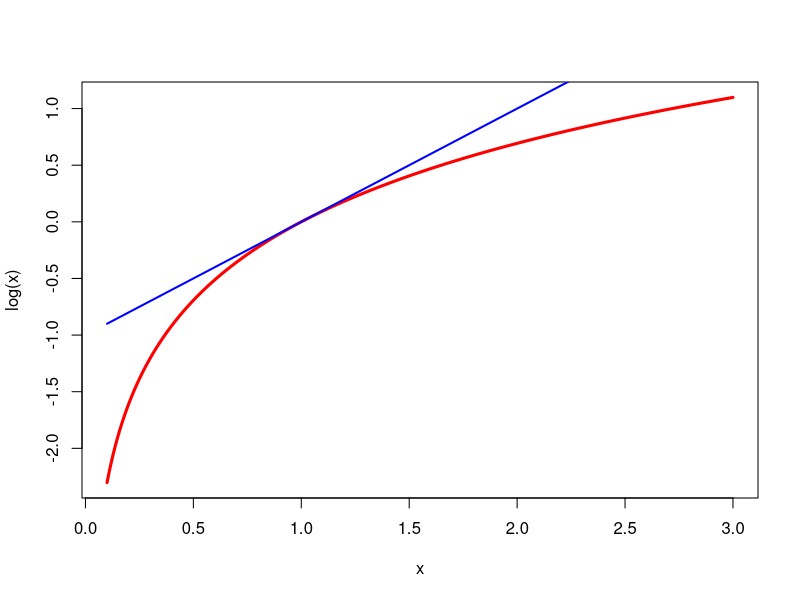
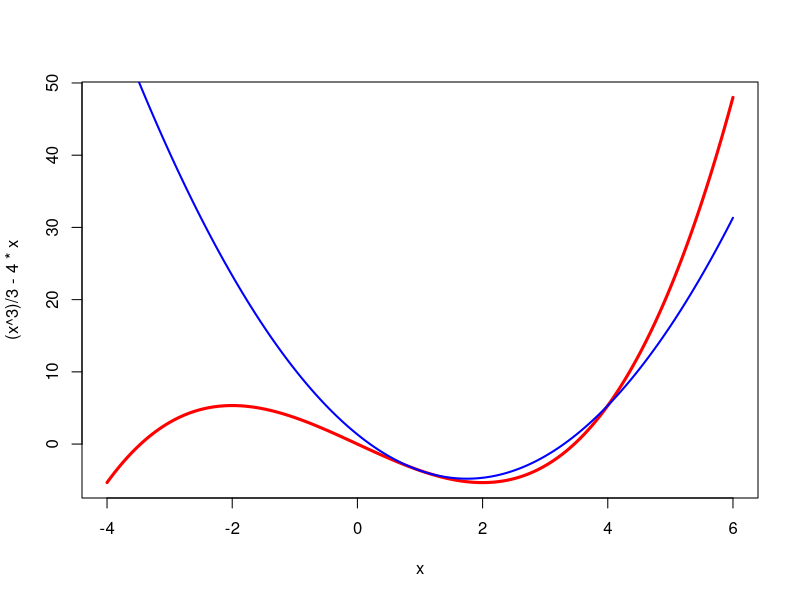
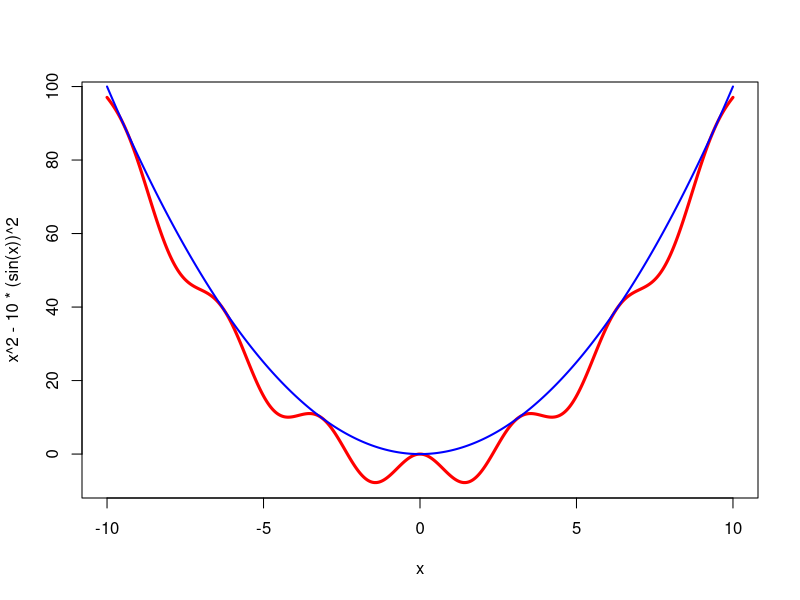

Source code (R) for these figures, in order: (Note: this script raises an error after producing the figures.)
## ---- chunk 1
x<-seq(0.1,3,by=.01)
plot(x,log(x),type="l",col="RED",lwd=3)
lines(x,x-1,col="BLUE",lwd=2)
## ---- chunk 2
x<-seq(-4,6,by=.01)
plot(x,(x^3)/3-4*x,type="l",col="RED",lwd=3)
lines(x,2*x^2-7*x+4/3,col="BLUE",lwd=2)
## ---- chunk 3
x<-seq(-10,10,by=.01)
plot(x,x^2-10*(sin(x))^2,type="l",col="RED",lwd=3)
lines(x,x^2,col="BLUE",lwd=2)
## ---- chunk 4
include_graphics("graphics/logitcouple.png")
## ---- chunk 5
pfunc <- function(x) 1 / (1 + exp (-x))
ffunc <- function (x) -log (pfunc (x))
dfunc <- function (x) pfunc (x) - 1
gfunc <- function(x,y) ffunc (y) + dfunc (y) * (x - y) + ( (x - y) ^ 2) / 8
hfunc <- function(x,y) ffunc (x)
xseq <- yseq <- seq(-6, 6, by = .01)
qts <- c(-5,-2,0,2,5)
## ---- chunk 6
plot (xseq, ffunc(xseq), type ="l", col = "RED", lwd =3, xlab = "x", ylab = "g and h")
for (y in qts) {
    lines (xseq, gfunc (xseq, y), col = "BLUE", lwd = 2)
    abline (v = y)
}
## ---- chunk 7
plot (xseq, ffunc(xseq), type = "n", xlab = "y", ylab = "g and h")
for (x in qts) {
    lines (yseq, gfunc (x, yseq), col = "BLUE", lwd = 2)
    abline (h = ffunc (x), col = "RED", lwd = "3")
}
## ---- chunk 8
x<-seq(0,3,by=.01)
plot(x,x^4-10*x^2,col="RED",type="l",lwd=3,ylim=c(-25,1))
y0<-3
lines(x,x^4-20*x*y0+10*y0^2,col="BLUE",lwd=2)
y1<-(5*y0)^(1/3)
lines(c(y1,y1),c(y1^4-20*y1*y0+10*y0^2,y1^4-10*y1^2))
lines(x,x^4-20*x*y1+10*y1^2,col="GREEN",lwd=2)
y2<-(5*y1)^(1/3)
lines(c(y2,y2),c(y2^4-20*y2*y1+10*y1^2,y2^4-10*y2^2))
## ---- chunk 9
f<-function (x) x^4-10*x^2
g<-function(x,y) x^4-20*x*y+10*y^2
xold<-3
fold <- f(xold)
eold <- Inf
rold <-  0
for (i in 1:15) {
    xnew <- (5*xold)^(1/3)
    fnew <- f(xnew)
    enew <- xnew - sqrt(5)
    rnew <- enew / eold
     cat( "Iteration: ", formatC (i, width = 3, format = "d"),
            "fold: ", formatC (fold, digits = 8, width = 12, format = "f"),
            "fnew: ", formatC (fnew, digits = 8, width = 12, format = "f"),
            "xold: ", formatC (xold, digits = 8, width = 12, format = "f"),
            "xnew: ", formatC (xnew, digits = 8, width = 12, format = "f"),
            "ratio: ", formatC (rnew, digits = 8, width = 12, format = "f"),
            "\n")
    xold <- xnew
    fold <- fnew
    eold <- enew
    rold <- rnew
}
## ---- chunk 10
cobwebPlotter <- function (xold, func, lowx = 0, hghx = 1, lowy = lowx, hghy = hghx,
                      eps = 1e-10, itmax = 25, ...) {
     x <- seq (lowx, hghx, length = 100)
     y <- sapply (x, function (x) func (x, ...))
     plot (x, y, xlim = c(lowx ,hghx), ylim = c(lowy,hghy),
           type = "l", col = "RED", lwd = 2)
     abline (0, 1, col = "BLUE")
     base <- 0
     itel <- 1
     repeat {
         xnew <- func (xold, ...)
         if (itel > 1) {
             lines (matrix(c(xold,xold,base,xnew),2,2))
         }
         lines (matrix(c(xold,xnew,xnew,xnew),2,2))
         if ((abs (xnew - xold) < eps) || (itel == itmax)) {
             break ()
         }
         base <- xnew
         xold <- xnew
         itel <- itel + 1
    }
 }
cobwebPlotter(3,function(x) (5*x)^(1/3),lowx=2,hghx=3)
## ---- chunk 11
x<-seq(0.5,2.5,by=.01)
plot(x,x^2,col="RED",type="l",lwd=2, ylab="f and g")
lines(x,3*x-2,col="BLUE",lwd=2)
## ---- chunk 12
par(mfrow=c(1,2))
x<-seq(0.01,10,by=.01)
a<-1/3
y<-a*x-log(x)
plot(x,y,ylab="x/3+log(x)",type="l",lwd=3,col="RED")
x<-seq(0.01,5,by=.01)
a<-3/2
y<-a*x-log(x)
plot(x,y,ylab="3x/2+log(x)",type="l",lwd=3,col="RED")
par(mfrow=c(1,1))
## ---- chunk 13
x<-seq(0.01,2,by=.01)
a<-3/2
y<-a*x-log(x)
plot(x,y,ylab="3x/2+log(x)",type="l",lwd=3,col="RED")
z<-1/10
lines(x, a*x-log(z)+z/x-1, lwd =2, col="BLUE")
z<-1
lines(x, a*x-log(z)+z/x-1, lwd =2, col="BLUE")
z<-3/2
lines(x, a*x-log(z)+z/x-1, lwd =2, col="BLUE")
abline(v=1/10)
abline(v=1)
abline(v=3/2)
## ---- chunk 14
library(polynom)
quarticCubicMe  <- function (f0 = p, yy = z, x = g, d = 0) {
    f1 <- deriv (f0)
    f2 <- deriv (f1)
    f3 <- deriv (f2)
    f4 <- deriv (f3)
    ff <- f2 - ((f3 - d) ^ 2) / (f4 * 3)
    plot (x, predict (f0, x), type = "l", col = "RED", lwd = 3,  xlab = "x", ylab = "f(x)")
    for (y in yy) {
        y0 <- predict (f0, y)
        y1 <- predict (f1, y)
        y2 <- predict (f2, y)
        y3 <- predict (f3, y)
        y4 <- predict (f4, y)
        dd <- predict (ff, y) / 2
        bn <- polynomial (c(y0, y1, dd, d / 6))
        lines (x, predict (bn, x - y), type = "l", col = "BLUE", lwd = 1)
        abline (v = y)
    }
}
z <- c(-3,-1,1,3) / 4
g <- seq(-1,1,length=100)
p <- polynomial(c(1,1))*polynomial(c(1,-1))*polynomial(c(1,2))*polynomial(c(1,3))
quarticCubicMe (p, z, g, d = 0)
## ---- chunk 15
p<-polynomial(c(0,5/6,3/4,1/6,-1/24))
z<-c(-2.5,-1.5,-.5,.5,1.5,2.5,3.5)
g<-seq(-3,5,by=.01)
quarticCubicMe(p,z,g,d=0)
## ---- chunk 16
p0 <- polynomial(c(0, -5/6, 1/4, 1/6, -1/24))
quarticCubicMe(p0,yy=c(-2.5,-1.5,-.5,.5,1.5,2.5,3.5,4.5),x=seq(-3,5,by=.01))
## ---- chunk 17
p0 <- polynomial(c(1,5,5,-5,-6))
x<-seq(-1,1,by=.01)
y<-c(-.75,-.25,.25,.75)
quarticCubicMe(p0,yy=y,x=x,d=29.50256)
## ---- chunk 18
par(mfrow=c(1,2))
x<-seq(-4,2,by=.01)
plot(x,dnorm(x),type="l",lwd=3,col="RED",ylim=c(0,1))
y<--3
z<-dnorm(y)-y*dnorm(y)*(x-y)+dnorm(sqrt(3))*(x-y)^2
lines(x,z,lwd=2,col="BLUE")
y<-0
z<-dnorm(y)-y*dnorm(y)*(x-y)+dnorm(sqrt(3))*(x-y)^2
lines(x,z,lwd=2,col="BLUE")
plot(x,pnorm(x),type="l",lwd=3,col="RED")
y<--3
z<-pnorm(y)+dnorm(y)*(x-y)+0.5*dnorm(1)*(x-y)^2
lines(x,z,lwd=2,col="BLUE")
y<-0
z<-pnorm(y)+dnorm(y)*(x-y)+0.5*dnorm(1)*(x-y)^2
lines(x,z,lwd=2,col="BLUE")
par(mfrow=c(1,1))
